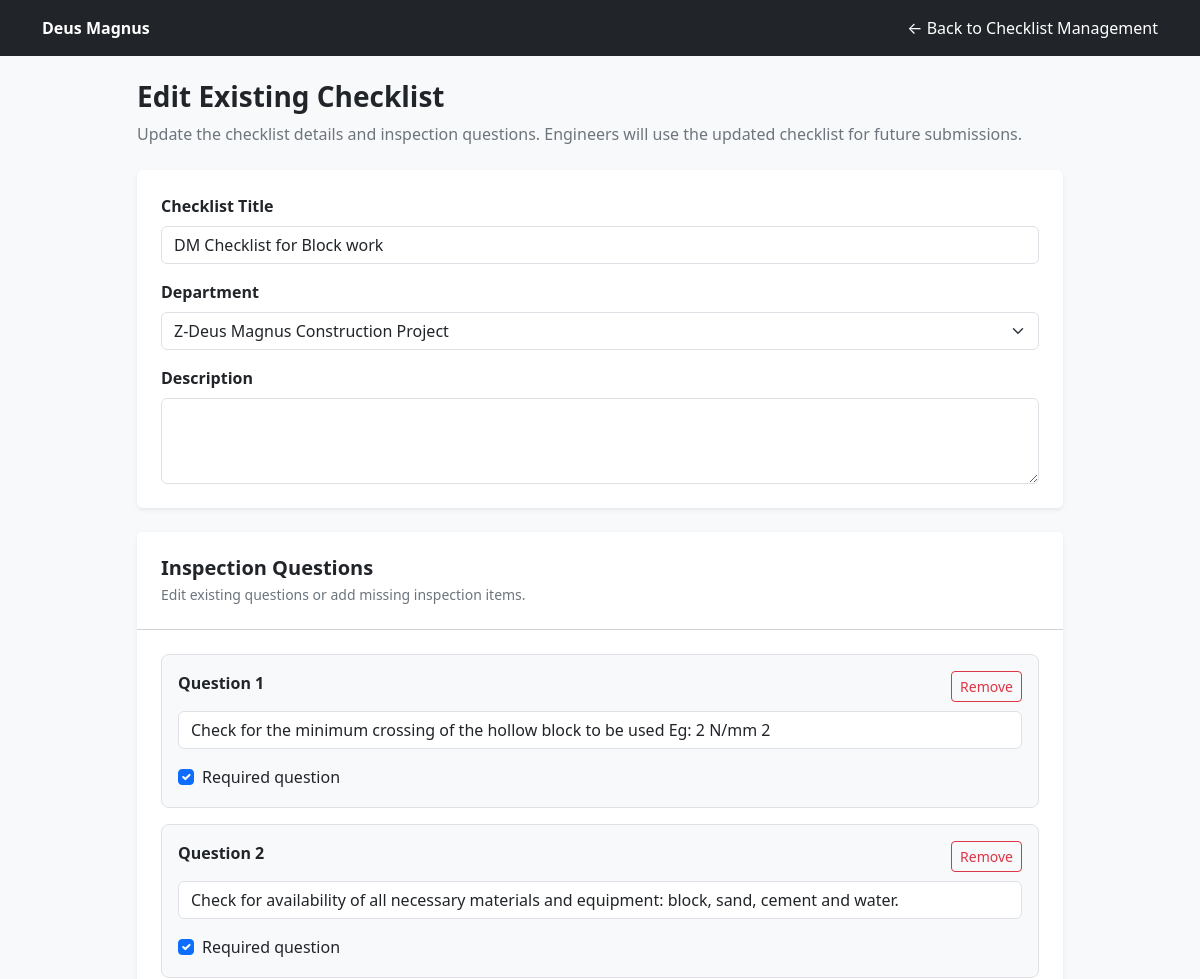
The page /site-checkbook/checklists/19/manage-edit/ (signed in, upper part) on the database as committed earlier.
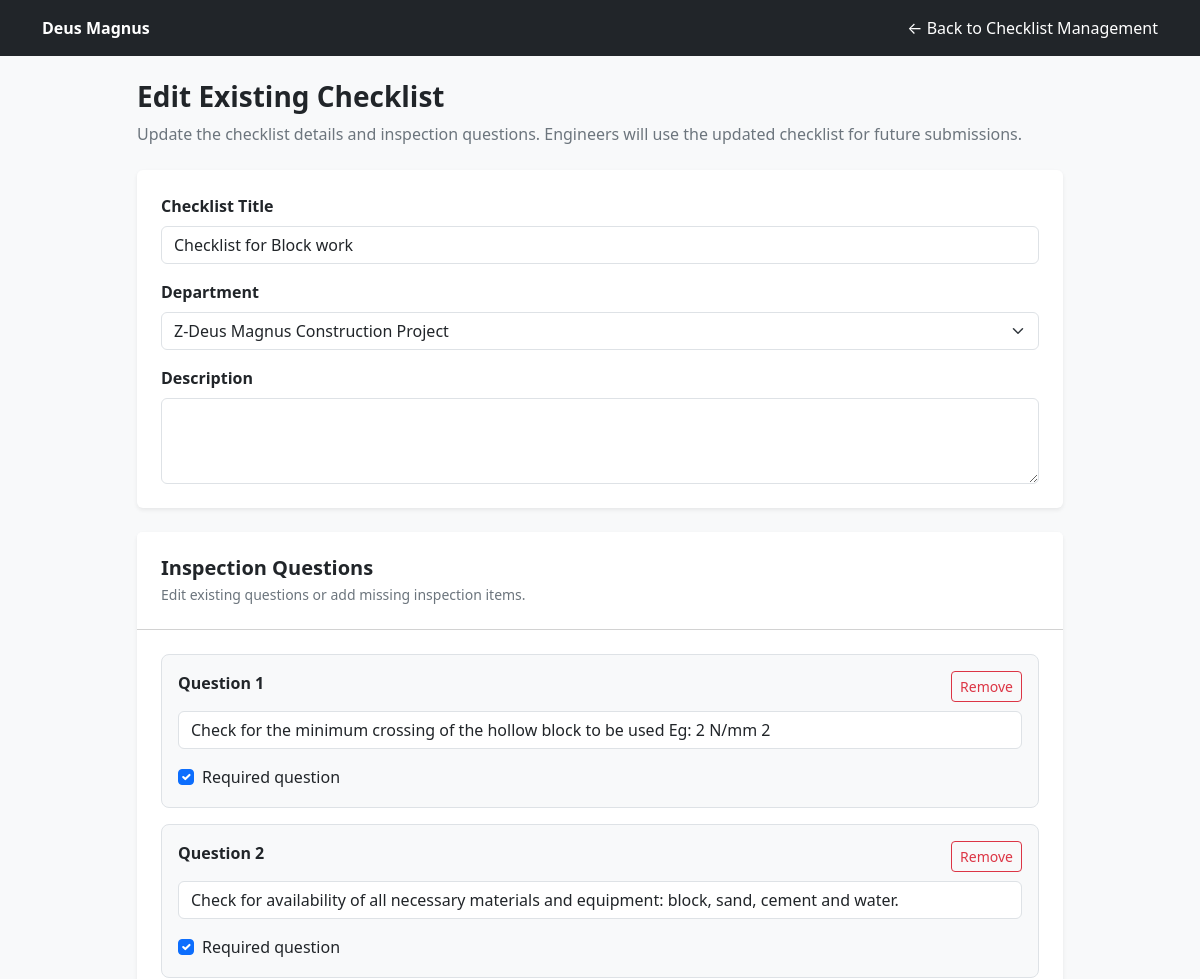
The same page on the database as committed later.
### site_checkbook/models.py (models this page shows, shortened)
class Checklist(models.Model):
    department = models.ForeignKey(
        Department,
        on_delete=models.PROTECT,
        related_name="checklists",
    )
    title = models.CharField(max_length=200)
    description = models.TextField(blank=True)
    is_active = models.BooleanField(default=True)
    created_at = models.DateTimeField(auto_now_add=True)
    class Meta:
        ordering = ["department__name", "title"]

class Department(models.Model):
    name = models.CharField(max_length=150, unique=True)
    description = models.TextField(blank=True)
    is_active = models.BooleanField(default=True)
    created_at = models.DateTimeField(auto_now_add=True)
    class Meta:
        ordering = ["name"]

### site_checkbook/views.py (the view, shortened to what this page needs)
@login_required
def edit_checklist(request, checklist_id):
    if not is_hr_reviewer(request.user):
        raise PermissionDenied
    checklist = get_object_or_404(
        Checklist.objects.select_related("department").prefetch_related("questions"),
        pk=checklist_id,
    )
    departments = Department.objects.all().order_by("name")
    questions = list(
        checklist.questions.all().order_by("order", "id")
    )
    question_rows = [
        {
            "id": question.pk,
            "text": question.question_text,
            "required": question.is_required,
        }
        for question in questions
    ]
    return render(
        request,
        "site_checkbook/edit_checklist.html",
        {
            "checklist": checklist,
            "departments": departments,
            "question_rows": question_rows,
        },
    )

### site_checkbook/views.py (called while the page is built)
def is_hr_reviewer(user):
    return (
        user.is_authenticated
        and (
            user.is_superuser
            or user.groups.filter(name__in=["HR", "Supervisors"]).exists()
        )
    )

### templates/site_checkbook/edit_checklist.html (shortened to what the changed rows need)
<!DOCTYPE html>
<html lang="en">
<head>
    <link href="https://cdn.jsdelivr.net/npm/bootstrap@5.3.3/dist/css/bootstrap.min.css"
          rel="stylesheet">
</head>
<body class="bg-light">
<main class="container py-4" style="max-width: 950px;">
    <div class="mb-4">
        <h1 class="h3 fw-bold">Edit Existing Checklist</h1>
    </div>
    <form method="post">
        <div class="card border-0 shadow-sm mb-4">
            <div class="card-body p-4">
                <div class="mb-3">
                    <label for="title" class="form-label fw-semibold">
                        Checklist Title
                    </label>
                    <input type="text" id="title" name="title"
                           class="form-control"
                           value="{{ checklist.title }}" required>
                </div>
                <div class="mb-3">
                    <label for="department" class="form-label fw-semibold">
                        Department
                    </label>
                    <select id="department" name="department"
                            class="form-select" required>
                        {% for department in departments %}
                            <option value="{{ department.pk }}"
                                {% if department.pk == checklist.department_id %}selected{% endif %}>
                                {{ department.name }}
                            </option>
                        {% endfor %}
                    </select>
                </div>
            </div>
        </div>
        <div class="card border-0 shadow-sm">
            <div class="card-header bg-white p-4">
                <h2 class="h5 fw-bold mb-1">Inspection Questions</h2>
            </div>
        </div>
    </form>
</main>
</body>
</html>

Rows that differ between the two databases and show on the page:
changed Checklist "Z-Deus Magnus Construction Project": title "DM Checklist for Block work" → "Checklist for Block work"
